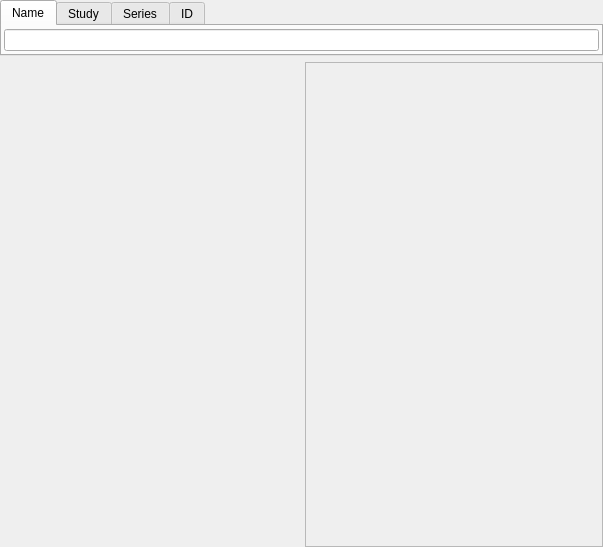
<?xml version="1.0" encoding="UTF-8"?>
<ui version="4.0">
 <class>ctkDICOMQueryWidget</class>
 <widget class="QWidget" name="ctkDICOMQueryWidget">
  <property name="geometry">
   <rect>
    <x>0</x>
    <y>0</y>
    <width>603</width>
    <height>547</height>
   </rect>
  </property>
  <property name="sizePolicy">
   <sizepolicy hsizetype="Expanding" vsizetype="Preferred">
    <horstretch>0</horstretch>
    <verstretch>0</verstretch>
   </sizepolicy>
  </property>
  <property name="windowTitle">
   <string>Form</string>
  </property>
  <layout class="QVBoxLayout" name="verticalLayout" stretch="0,1">
   <property name="leftMargin">
    <number>0</number>
   </property>
   <property name="topMargin">
    <number>0</number>
   </property>
   <property name="rightMargin">
    <number>0</number>
   </property>
   <property name="bottomMargin">
    <number>0</number>
   </property>
   <item>
    <widget class="QTabWidget" name="QueryOptions">
     <property name="sizePolicy">
      <sizepolicy hsizetype="Preferred" vsizetype="Preferred">
       <horstretch>0</horstretch>
       <verstretch>0</verstretch>
      </sizepolicy>
     </property>
     <property name="maximumSize">
      <size>
       <width>16777215</width>
       <height>16777215</height>
      </size>
     </property>
     <property name="currentIndex">
      <number>0</number>
     </property>
     <widget class="QWidget" name="Name">
      <attribute name="title">
       <string>Name</string>
      </attribute>
      <attribute name="toolTip">
       <string>Search by Person Name</string>
      </attribute>
      <layout class="QVBoxLayout" name="verticalLayout_7">
       <property name="leftMargin">
        <number>2</number>
       </property>
       <property name="topMargin">
        <number>2</number>
       </property>
       <property name="rightMargin">
        <number>2</number>
       </property>
       <property name="bottomMargin">
        <number>2</number>
       </property>
       <item>
        <widget class="QLineEdit" name="NameSearch"/>
       </item>
      </layout>
     </widget>
     <widget class="QWidget" name="Study">
      <attribute name="title">
       <string>Study</string>
      </attribute>
      <attribute name="toolTip">
       <string>Search in Study Description</string>
      </attribute>
      <layout class="QVBoxLayout" name="verticalLayout_8">
       <property name="leftMargin">
        <number>2</number>
       </property>
       <property name="topMargin">
        <number>2</number>
       </property>
       <property name="rightMargin">
        <number>2</number>
       </property>
       <property name="bottomMargin">
        <number>2</number>
       </property>
       <item>
        <widget class="QLineEdit" name="StudySearch">
         <property name="sizePolicy">
          <sizepolicy hsizetype="Preferred" vsizetype="Preferred">
           <horstretch>0</horstretch>
           <verstretch>0</verstretch>
          </sizepolicy>
         </property>
        </widget>
       </item>
      </layout>
     </widget>
     <widget class="QWidget" name="Series">
      <attribute name="title">
       <string>Series</string>
      </attribute>
      <attribute name="toolTip">
       <string>Search in Series Description</string>
      </attribute>
      <layout class="QVBoxLayout" name="verticalLayout_9">
       <property name="leftMargin">
        <number>2</number>
       </property>
       <property name="topMargin">
        <number>2</number>
       </property>
       <property name="rightMargin">
        <number>2</number>
       </property>
       <property name="bottomMargin">
        <number>2</number>
       </property>
       <item>
        <widget class="QLineEdit" name="SeriesSearch">
         <property name="sizePolicy">
          <sizepolicy hsizetype="Preferred" vsizetype="Preferred">
           <horstretch>0</horstretch>
           <verstretch>0</verstretch>
          </sizepolicy>
         </property>
        </widget>
       </item>
      </layout>
     </widget>
     <widget class="QWidget" name="ID">
      <attribute name="title">
       <string>ID</string>
      </attribute>
      <attribute name="toolTip">
       <string>Search by Person ID</string>
      </attribute>
      <layout class="QVBoxLayout" name="verticalLayout_10">
       <property name="leftMargin">
        <number>2</number>
       </property>
       <property name="topMargin">
        <number>2</number>
       </property>
       <property name="rightMargin">
        <number>2</number>
       </property>
       <property name="bottomMargin">
        <number>2</number>
       </property>
       <item>
        <widget class="QLineEdit" name="IdSearch">
         <property name="sizePolicy">
          <sizepolicy hsizetype="Preferred" vsizetype="Preferred">
           <horstretch>0</horstretch>
           <verstretch>0</verstretch>
          </sizepolicy>
         </property>
        </widget>
       </item>
      </layout>
     </widget>
    </widget>
   </item>
   <item>
    <widget class="QFrame" name="frame">
     <property name="frameShape">
      <enum>QFrame::NoFrame</enum>
     </property>
     <property name="frameShadow">
      <enum>QFrame::Plain</enum>
     </property>
     <layout class="QHBoxLayout" name="horizontalLayout_2">
      <property name="leftMargin">
       <number>0</number>
      </property>
      <property name="topMargin">
       <number>0</number>
      </property>
      <property name="rightMargin">
       <number>0</number>
      </property>
      <property name="bottomMargin">
       <number>0</number>
      </property>
      <item>
       <widget class="QFrame" name="frame_2">
        <property name="sizePolicy">
         <sizepolicy hsizetype="Preferred" vsizetype="Preferred">
          <horstretch>0</horstretch>
          <verstretch>0</verstretch>
         </sizepolicy>
        </property>
        <property name="frameShape">
         <enum>QFrame::NoFrame</enum>
        </property>
        <property name="frameShadow">
         <enum>QFrame::Plain</enum>
        </property>
        <layout class="QVBoxLayout" name="verticalLayout_2">
         <property name="leftMargin">
          <number>0</number>
         </property>
         <property name="topMargin">
          <number>0</number>
         </property>
         <property name="rightMargin">
          <number>0</number>
         </property>
         <property name="bottomMargin">
          <number>0</number>
         </property>
         <item>
          <widget class="ctkDateRangeWidget" name="DateRangeWidget" native="true"/>
         </item>
         <item>
          <spacer name="verticalSpacer">
           <property name="orientation">
            <enum>Qt::Vertical</enum>
           </property>
           <property name="sizeHint" stdset="0">
            <size>
             <width>20</width>
             <height>40</height>
            </size>
           </property>
          </spacer>
         </item>
        </layout>
       </widget>
      </item>
      <item>
       <widget class="QFrame" name="frame_3">
        <property name="frameShape">
         <enum>QFrame::NoFrame</enum>
        </property>
        <property name="frameShadow">
         <enum>QFrame::Plain</enum>
        </property>
        <layout class="QVBoxLayout" name="verticalLayout_5">
         <property name="leftMargin">
          <number>0</number>
         </property>
         <property name="topMargin">
          <number>0</number>
         </property>
         <property name="rightMargin">
          <number>0</number>
         </property>
         <property name="bottomMargin">
          <number>0</number>
         </property>
         <item>
          <widget class="QScrollArea" name="scrollArea">
           <property name="sizePolicy">
            <sizepolicy hsizetype="Preferred" vsizetype="Expanding">
             <horstretch>0</horstretch>
             <verstretch>0</verstretch>
            </sizepolicy>
           </property>
           <property name="widgetResizable">
            <bool>true</bool>
           </property>
           <widget class="QWidget" name="scrollAreaWidgetContents">
            <property name="geometry">
             <rect>
              <x>0</x>
              <y>0</y>
              <width>296</width>
              <height>471</height>
             </rect>
            </property>
            <layout class="QVBoxLayout" name="verticalLayout_4">
             <property name="leftMargin">
              <number>0</number>
             </property>
             <property name="topMargin">
              <number>0</number>
             </property>
             <property name="rightMargin">
              <number>0</number>
             </property>
             <property name="bottomMargin">
              <number>0</number>
             </property>
             <item>
              <layout class="QVBoxLayout" name="verticalLayout_3">
               <item>
                <widget class="ctkModalityWidget" name="ModalityWidget" native="true">
                 <property name="sizePolicy">
                  <sizepolicy hsizetype="Preferred" vsizetype="Minimum">
                   <horstretch>0</horstretch>
                   <verstretch>0</verstretch>
                  </sizepolicy>
                 </property>
                </widget>
               </item>
              </layout>
             </item>
            </layout>
           </widget>
          </widget>
         </item>
        </layout>
       </widget>
      </item>
     </layout>
    </widget>
   </item>
  </layout>
 </widget>
 <customwidgets>
  <customwidget>
   <class>ctkDateRangeWidget</class>
   <extends>QWidget</extends>
   <header>ctkDateRangeWidget.h</header>
   <container>1</container>
  </customwidget>
  <customwidget>
   <class>ctkModalityWidget</class>
   <extends>QWidget</extends>
   <header>ctkModalityWidget.h</header>
   <container>1</container>
  </customwidget>
 </customwidgets>
 <tabstops>
  <tabstop>QueryOptions</tabstop>
  <tabstop>NameSearch</tabstop>
  <tabstop>scrollArea</tabstop>
  <tabstop>StudySearch</tabstop>
  <tabstop>SeriesSearch</tabstop>
  <tabstop>IdSearch</tabstop>
 </tabstops>
 <resources/>
 <connections/>
</ui>
